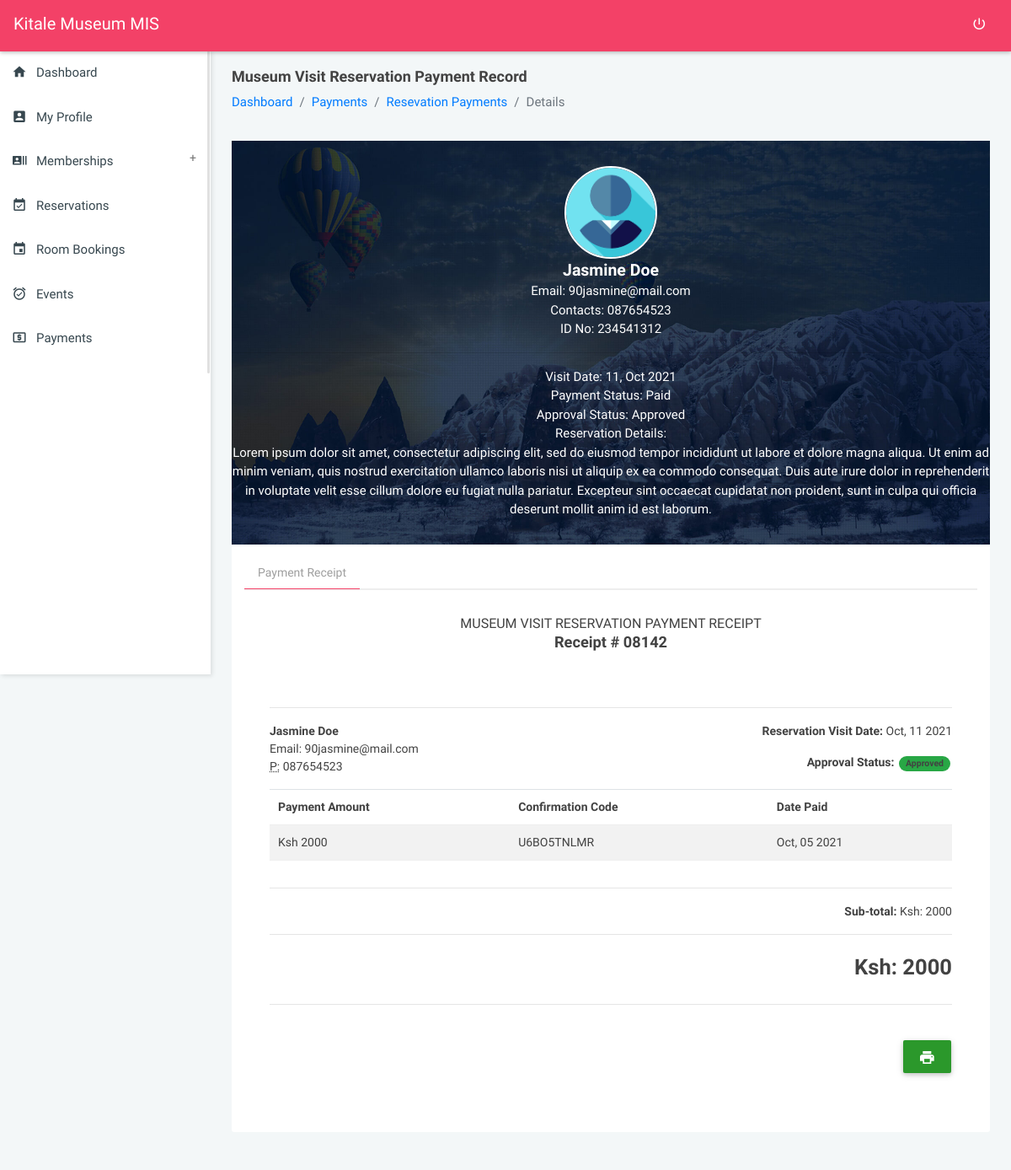
Page /modules_payments_resevation?view=7c860c13dc64e14662835744b6f8703eb9031a2566&service=06e9ad19de814c7777fe0b58ea0fd31610af625998 (signed in) on the committed database.
### tables this page shows
CREATE TABLE `settings` (
  `id` int(20) NOT NULL,
  `name` longtext DEFAULT NULL,
  `tagline` longtext DEFAULT NULL,
  `logo` longtext DEFAULT NULL,
  `mailer_host` varchar(200) DEFAULT NULL,
  `mailer_username` varchar(200) DEFAULT NULL,
  `mailer_from_email` varchar(200) DEFAULT NULL,
  `mailer_password` varchar(200) DEFAULT NULL
);

CREATE TABLE `payments` (
  `payment_id` varchar(200) NOT NULL,
  `payment_user_id` varchar(200) NOT NULL,
  `payment_amount` varchar(200) NOT NULL,
  `payment_confirmation_code` varchar(200) NOT NULL,
  `payment_service_paid_id` varchar(200) NOT NULL,
  `payment_created_at` timestamp(6) NOT NULL DEFAULT current_timestamp(6) ON UPDATE current_timestamp(6)
);

CREATE TABLE `users` (
  `user_id` varchar(200) NOT NULL,
  `user_name` varchar(200) DEFAULT NULL,
  `user_phone` varchar(200) DEFAULT NULL,
  `user_idno` varchar(200) DEFAULT NULL,
  `user_email` varchar(200) DEFAULT NULL,
  `user_password` varchar(200) DEFAULT NULL,
  `user_profile_pic` varchar(200) DEFAULT NULL,
  `user_access_level` varchar(200) DEFAULT NULL,
  `user_created_on` varchar(200) DEFAULT NULL
);

CREATE TABLE `reservations` (
  `reservation_id` varchar(200) NOT NULL,
  `reservation_user_id` varchar(200) DEFAULT NULL,
  `reservation_date` varchar(200) DEFAULT NULL,
  `reservation_details` longtext DEFAULT NULL,
  `reservation_payment_status` varchar(200) DEFAULT NULL,
  `reservation_status` varchar(200) NOT NULL DEFAULT 'Pending',
  `reservation_created_at` timestamp(6) NOT NULL DEFAULT current_timestamp(6) ON UPDATE current_timestamp(6)
);

### config/codeGen.php (called while the page is built, shortened)
<?php
$b = substr(str_shuffle("1234567890"), 1, 5);

### modules_payments_resevation.php (the view, shortened to what this page needs)
<?php
require_once('config/config.php');
require_once('config/codeGen.php');
require_once('partials/head.php');
?>
<body class="theme-red">
    <?php require_once('partials/navigation.php'); ?>
    <?php
    require_once('partials/sidebar.php');
    $view = $_GET['view'];
    $payment_service_id = $_GET['service'];
    $ret = "SELECT * FROM payments p
    INNER JOIN reservations r ON p.payment_service_paid_id = r.reservation_id
    INNER JOIN users u ON u.user_id = p.payment_user_id
    WHERE p.payment_id = '$view' AND p.payment_service_paid_id = '$payment_service_id' ";
    $stmt = $mysqli->prepare($ret);
    $stmt->execute();
    $res = $stmt->get_result();
    while ($payment = $res->fetch_object()) {
        if ($payment->user_profile_pic == '') {
            $url = "assets/images/no-profile.png";
        } else {
            $url = "assets/images/$payment->user_profile_pic";
        }
    ?>
        <section class="content profile-page">
            <div class="container-fluid">
                <div class="block-header">
                    <div class="row">
                        <div class="col-lg-12 col-md-6 col-sm-7">
                            <h2>Museum Visit Reservation Payment Record</h2>
                            <ul class="breadcrumb">
                                <li class="breadcrumb-item"><a href="dashboard">Dashboard</a></li>
                                <li class="breadcrumb-item"><a href="">Payments</a></li>
                                <li class="breadcrumb-item"><a href="modules_payments_resevations">Resevation Payments</a></li>
                                <li class="breadcrumb-item active">Details</li>
                            </ul>
                        </div>
                    </div>
                </div>
                <div class="row clearfix">
                    <div class="col-md-12">
                        <div class="boxs-simple">
                            <div class="profile-header">
                                <div class="profile_info">
                                    <div class="profile-image"> <img src="<?php echo $url; ?>" alt=""> </div>
                                    <h4 class="mb-0"><strong><?php echo $payment->user_name; ?></strong></h4>
                                    <span class="">Email: <?php echo $payment->user_email;  ?></span><br>
                                    <span class="">Contacts: <?php echo $payment->user_phone;  ?></span><br>
                                    <span class="">ID No: <?php echo $payment->user_idno;  ?></span><br>
                                    <hr>
                                    <span class="">Visit Date: <?php echo date('d, M Y', strtotime($payment->reservation_date)); ?></span><br>
                                    <span class="">Payment Status: <?php echo $payment->reservation_payment_status; ?></span><br>
                                    <span class="">Approval Status: <?php echo $payment->reservation_status; ?></span><br>
                                    <span class="">
                                        Reservation Details:
                                        <br>
                                        <?php echo $payment->reservation_details; ?>
                                    </span>
                                </div>
                            </div>
                        </div>
                    </div>
                </div>
                <div class="row clearfix">
                    <div class="col-lg-12 col-md-1">
                        <div class="card">
                            <div class="body">
                                <ul class="nav nav-tabs">
                                    <li class="nav-item"><a class="nav-link active" data-toggle="tab" href="#get_receipt">Payment Receipt</a></li>
                                </ul>
                                <div class="tab-content">
                                    <div role="tabpanel" class="tab-pane active" id="get_receipt">
                                        <div class="col-lg-12 col-md-12 col-sm-12">
                                            <div class="card">
                                                <div id="print">
                                                    <div class="header text-center">
                                                        <h2>Museum Visit Reservation Payment Receipt</h2>
                                                        <h4>Receipt # <strong><?php echo $b; ?></strong>
                                                        </h4>
                                                    </div>
                                                    <div class="body">
                                                        <hr>
                                                        <div class="row">
                                                            <div class="col-md-6 col-sm-6">
                                                                <address>
                                                                    <strong><?php echo $payment->user_name; ?></strong><br>
                                                                    Email: <?php echo $payment->user_email; ?><br>
                                                                    <abbr title="Phone">P:</abbr> <?php echo $payment->user_phone; ?>
                                                                </address>
                                                            </div>
                                                            <div class="col-md-6 col-sm-6 text-right">
                                                                <p><strong>Reservation Visit Date: </strong> <?php echo date('M, d Y', strtotime($payment->reservation_date)); ?></p>
                                                                <p class="m-t-10"><strong>Approval Status: </strong>
                                                                    <?php if ($payment->reservation_status == 'Pending') { ?>
                                                                        <span class="badge bg-orange">Pending</span>
                                                                    <?php } else {
                                                                    ?>
                                                                        <span class="badge bg-success">Approved</span>
                                                                    <?php  } ?>
                                                                </p>
                                                            </div>
                                                        </div>
                                                        <div class="row">
                                                            <div class="col-md-12">
                                                                <div class="table-responsive">
                                                                    <table id="mainTable" class="table table-striped" style="cursor: pointer;">
                                                                        <thead>
                                                                            <tr>
                                                                                <th>Payment Amount</th>
                                                                                <th>Confirmation Code</th>
                                                                                <th>Date Paid</th>
                                                                            </tr>
                                                                        </thead>
                                                                        <tbody>
                                                                            <tr>
                                                                                <td>Ksh <?php echo $payment->payment_amount; ?></td>
                                                                                <td><?php echo $payment->payment_confirmation_code; ?></td>
                                                                                <td><?php echo date('M, d Y', strtotime($payment->payment_created_at)); ?></td>
                                                                            </tr>
                                                                        </tbody>
                                                                    </table>
                                                                </div>
                                                            </div>
                                                        </div>
                                                        <hr>
                                                        <div class="row" style="border-radius: 0px;">
                                                            <div class="col-md-12 text-right">
                                                                <p class="text-right"><b>Sub-total:</b> Ksh: <?php echo $payment->payment_amount; ?></p>
                                                                <hr>
                                                                <h3 class="text-right">Ksh: <?php echo $payment->payment_amount; ?></h3>
                                                            </div>
                                                        </div>
                                                        <hr>
                                                    </div>
                                                </div>
                                                <div class="hidden-print col-md-12 text-right">
                                                    <button id="print" onclick="printContent('print');" class="btn btn-raised btn-success"><i class="zmdi zmdi-print"></i></button>
                                                </div>
                                            </div>
                                        </div>
                                    </div>
                                </div>
                            </div>
                        </div>
                    </div>
                </div>
            </div>
        </section>
    <?php }
    ?>
</body>
</html>

### partials/navigation.php (shortened to what this page needs)
<?php
$user_rank = $_SESSION['user_access_level'];
$ret = "SELECT * FROM settings";
$stmt = $mysqli->prepare($ret);
$stmt->execute();
$res = $stmt->get_result();
while ($sys = $res->fetch_object()) {
    if ($user_rank == 'Member') {
?>
        <nav class="navbar">
            <div class="col-12">
                <div class="navbar-header">
                    <a href="javascript:void(0);" class="bars"></a>
                    <a class="navbar-brand" href="home"><?php echo $sys->name; ?> MIS</a>
                </div>
                <ul class="nav navbar-nav navbar-right">
                    <li><a href="logout" class="mega-menu" data-close="true"><i class="zmdi zmdi-power"></i></a></li>
                </ul>
            </div>
        </nav>
    <?php
    } else {
    ?>
        <nav class="navbar">
            <div class="col-12">
                <div class="navbar-header">
                    <a class="navbar-brand" href="dashboard"><?php echo $sys->name; ?> MIS</a>
                </div>
                <ul class="nav navbar-nav navbar-right">
                    <li><a href="logout" class="mega-menu" data-close="true"><i class="zmdi zmdi-power"></i></a></li>
                </ul>
            </div>
        </nav>
<?php
    }
}
?>

### assets/css/all-themes.css (style rules this page uses)
.theme-red .bars, .theme-red .navbar-brand, .theme-red .navbar-brand:hover, .theme-red .navbar-brand:active, .theme-red .navbar-brand:focus, .theme-red .nav > li > a { color: #fff; }
.theme-red .nav > li > a:hover, .theme-red .nav > li > a:focus, .theme-red .nav .open > a, .theme-red .nav .open > a:hover, .theme-red .nav .open > a:focus .theme-red .sidebar .menu .list li.active, { background-color: transparent; }
.theme-red .nav-tabs .nav-link.active { border-bottom: 1px solid #f34167 !important; }
.theme-purple .nav > li > a:hover, .theme-purple .nav > li > a:focus, .theme-purple .nav .open > a, .theme-purple .nav .open > a:hover, .theme-purple .nav .open > a:focus .theme-purple .sidebar .menu .list li.active, { background-color: transparent; }
.theme-deep-purple .nav > li > a:hover, .theme-deep-purple .nav > li > a:focus, .theme-deep-purple .nav .open > a, .theme-deep-purple .nav .open > a:hover, .theme-deep-purple .nav .open > a:focus .theme-deep-purple .sidebar .menu .list li.active, { background-color: transparent; }
.theme-blue .nav > li > a:hover, .theme-blue .nav > li > a:focus, .theme-blue .nav .open > a, .theme-blue .nav .open > a:hover, .theme-blue .nav .open > a:focus .theme-blue .sidebar .menu .list li.active, { background-color: transparent; }
.theme-cyan .nav > li > a:hover, .theme-cyan .nav > li > a:focus, .theme-cyan .nav .open > a, .theme-cyan .nav .open > a:hover, .theme-cyan .nav .open > a:focus .theme-cyan .sidebar .menu .list li.active, { background-color: transparent; }
.theme-blue-grey .nav > li > a:hover, .theme-blue-grey .nav > li > a:focus, .theme-blue-grey .nav .open > a, .theme-blue-grey .nav .open > a:hover, .theme-blue-grey .nav .open > a:focus .theme-blue-grey .sidebar .menu .list li.active, { background-color: transparent; }
.theme-black .nav > li > a:hover, .theme-black .nav > li > a:focus, .theme-black .nav .open > a, .theme-black .nav .open > a:hover, .theme-black .nav .open > a:focus .theme-black .sidebar .menu .list li.active, { background-color: transparent; }
.theme-green .nav > li > a:hover, .theme-green .nav > li > a:focus, .theme-green .nav .open > a, .theme-green .nav .open > a:hover, .theme-green .nav .open > a:focus .theme-green .sidebar .menu .list li.active, { background-color: transparent; }
.theme-orange .nav > li > a:hover, .theme-orange .nav > li > a:focus, .theme-orange .nav .open > a, .theme-orange .nav .open > a:hover, .theme-orange .nav .open > a:focus .theme-orange .sidebar .menu .list li.active, { background-color: transparent; }
.theme-blush .nav > li > a:hover, .theme-blush .nav > li > a:focus, .theme-blush .nav .open > a, .theme-blush .nav .open > a:hover, .theme-blush .nav .open > a:focus .theme-blush .sidebar .menu .list li.active, { background-color: transparent; }

### rows in the picture
settings: name "Kitale Museum"
payments: users.user_name "Jasmine Doe", users.user_email "90jasmine@mail.com", users.user_phone "087654523", users.user_idno "234541312", reservations.reservation_date "11, Oct 2021", reservations.reservation_payment_status "Paid", reservations.reservation_status "Approved", reservations.reservation_details "Lorem ipsum dolor sit amet, consectetur adipiscing elit, sed do eiusmod tempor incididunt ut labore et dolore magna aliqua. Ut enim ad minim veniam, quis nostrud exercitation ullamco laboris nisi ut aliquip ex ea commodo consequat. Duis aute irure dolor in reprehenderit in voluptate velit esse cillum dolore eu fugiat nulla pariatur. Excepteur sint occaecat cupidatat non proident, sunt in culpa qui officia deserunt mollit anim id est laborum.", reservations.reservation_date "Oct, 11 2021", payment_amount "2000", payment_confirmation_code "U6BO5TNLMR", payment_created_at "Oct, 05 2021"
